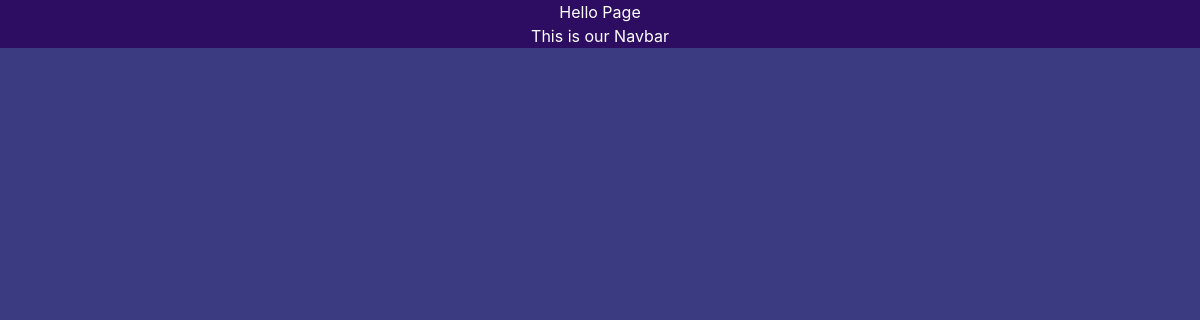
The app's page /project/, older data.
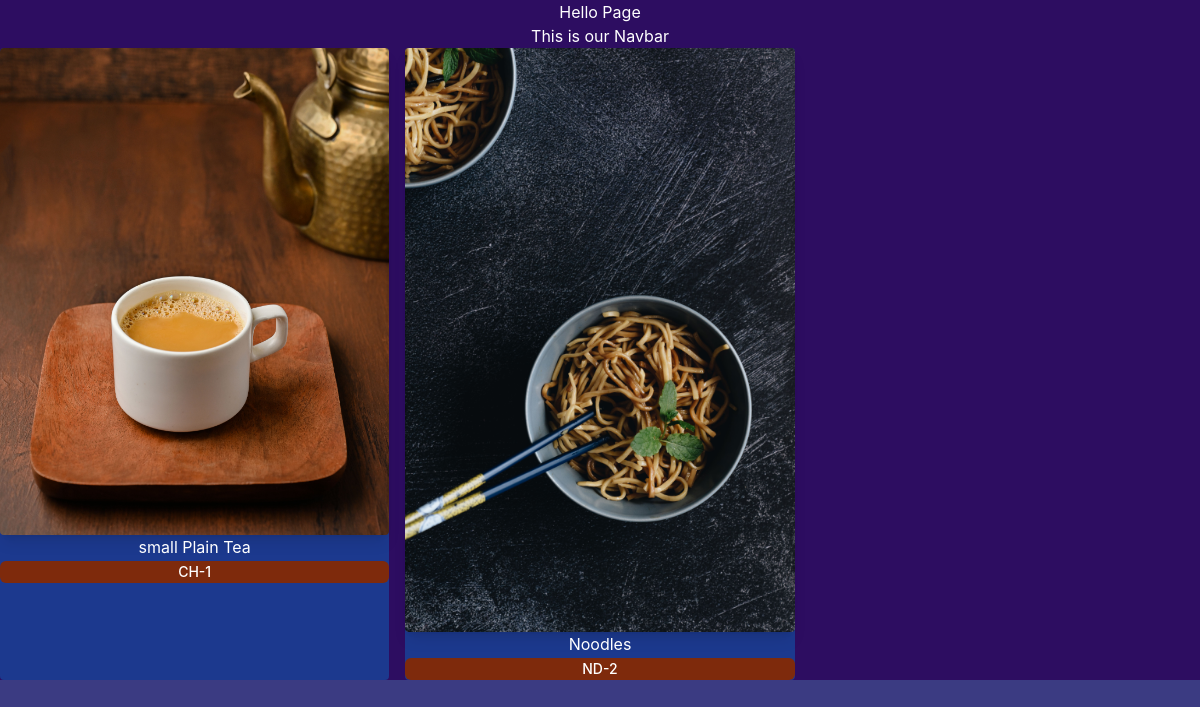
The same page, newer data.
### Project/models.py (models this page shows, shortened)
class FoodVariety(models.Model):
    FOOD_TYPE_CHOICE=[
        ('PZ','PIZZA'),
        ('CH','CHAI'),
        ('CF','COFFEE'),
        ('ND','NOODLES'),
        ('FF','FRENCH FRIES'),
    ]
    name = models.CharField(max_length=100)
    image = models.ImageField(upload_to='projects/')
    date = models.DateTimeField(default=timezone.now)
    type = models.CharField(max_length=2,choices=FOOD_TYPE_CHOICE)
    description = models.TextField(default='')

### Project/views.py (the view)
# urls.py: path('',views.all_Project,name="all_Project"),
def all_Project(request):
    foods = FoodVariety.objects.all()
    return render(request,'Project/all_Project.html',{'foods':foods})

### Project/templates/Project/all_Project.html (shortened to what this page needs)
{% extends "layout.html" %}
{% block content %}
<div class="grid grid-cols-3 gap-4 m-4">
{% for food in foods %}
<div class="bg-blue-900 p-5 rounded">
    <img class="rounded shadow-lg" src="{{food.image.url}}" alt="">
    <h3>{{food.name}}</h3>
    <a href="{% url 'food_detail' food.id %}">
        <button
        type="button"
        class="inline-flex items-center w-[100%] justify-center px-4 py-2 border border-transparent text-sm font-medium rounded-md text-white bg-orange-900 hover:bg-orange-400 focus:outline-none focus:ring-2 focus:ring-offset-2 focus:ring-orange-500 "
        >
            {{food.type}}-{{food.id}}
        </button>
    </a>
</div>
{% endfor %}
</div>
{% endblock %}

### templates/layout.html (shortened to what this page needs)
{% load static tailwind_tags %}
{% load static %}
<!DOCTYPE html>
<html lang="en">
<head>
    <link rel="stylesheet" href="{% static 'style.css' %}">
    {% tailwind_css %}
</head>
<body id="page">
    <nav>This is our Navbar</nav>
    {% block content %}{% endblock %}
</body>
</html>

### static/style.css (style rules this page uses)
* { margin: 0; padding: 0; color: white; }
#page { background-color: rgb(45, 13, 97); text-align: center; }
:root:not([data-theme]) { background-color: rgb(59, 59, 130); }

Row changes from the older to the newer data that the page shows:
added FoodVariety: image (picture), name "small Plain Tea", type "CH", id "1"
added FoodVariety: image (picture), name "Noodles", type "ND", id "2"
